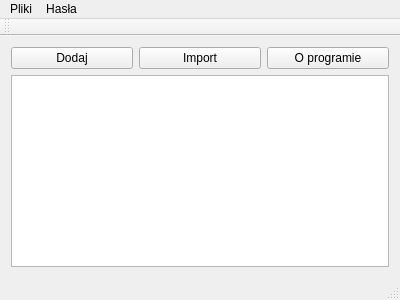
<?xml version="1.0" encoding="UTF-8"?>
<ui version="4.0">
 <class>MyPasswordManager</class>
 <widget class="QMainWindow" name="MyPasswordManager">
  <property name="geometry">
   <rect>
    <x>0</x>
    <y>0</y>
    <width>400</width>
    <height>300</height>
   </rect>
  </property>
  <property name="windowTitle">
   <string>MyPasswordManager</string>
  </property>
  <widget class="QWidget" name="centralWidget">
   <layout class="QGridLayout" name="gridLayout">
    <item row="1" column="3">
     <widget class="QPushButton" name="pushButton_2">
      <property name="text">
       <string>O programie</string>
      </property>
     </widget>
    </item>
    <item row="1" column="1">
     <widget class="QPushButton" name="pushButton_4">
      <property name="text">
       <string>Dodaj</string>
      </property>
     </widget>
    </item>
    <item row="1" column="2">
     <widget class="QPushButton" name="pushButton_3">
      <property name="text">
       <string>Import</string>
      </property>
     </widget>
    </item>
    <item row="2" column="1" colspan="3">
     <widget class="QTableWidget" name="tableWidget"/>
    </item>
   </layout>
  </widget>
  <widget class="QMenuBar" name="menuBar">
   <property name="geometry">
    <rect>
     <x>0</x>
     <y>0</y>
     <width>400</width>
     <height>22</height>
    </rect>
   </property>
   <widget class="QMenu" name="menuFile">
    <property name="title">
     <string>Pliki</string>
    </property>
    <addaction name="actionPliki"/>
    <addaction name="actionEksport"/>
   </widget>
   <widget class="QMenu" name="menuhas_a">
    <property name="title">
     <string>Hasła</string>
    </property>
    <addaction name="actiondodaj"/>
   </widget>
   <addaction name="menuFile"/>
   <addaction name="menuhas_a"/>
  </widget>
  <widget class="QToolBar" name="mainToolBar">
   <attribute name="toolBarArea">
    <enum>TopToolBarArea</enum>
   </attribute>
   <attribute name="toolBarBreak">
    <bool>false</bool>
   </attribute>
  </widget>
  <widget class="QStatusBar" name="statusBar"/>
  <action name="actionPliki">
   <property name="text">
    <string>Import</string>
   </property>
  </action>
  <action name="actiondodaj">
   <property name="text">
    <string>Dodaj</string>
   </property>
  </action>
  <action name="actionusu">
   <property name="text">
    <string>usuń</string>
   </property>
  </action>
  <action name="actionEksport">
   <property name="text">
    <string>Eksport</string>
   </property>
  </action>
 </widget>
 <layoutdefault spacing="6" margin="11"/>
 <resources/>
 <connections/>
</ui>
